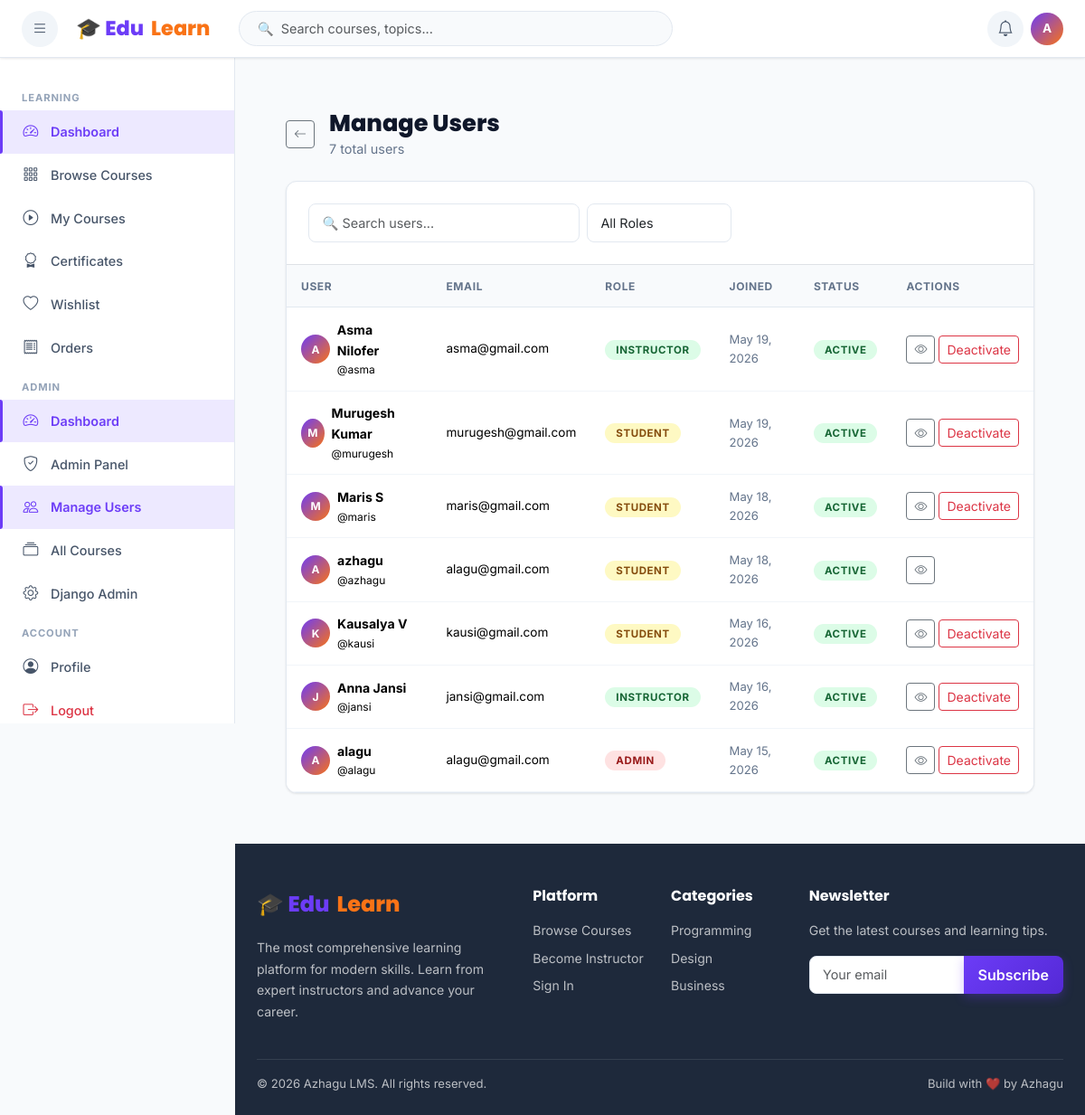
Page /dashboard/manage-users/ (signed in) on the committed database.
### accounts/models.py (models this page shows, shortened)
class CustomUser(AbstractUser):
    ROLE_CHOICES = [('student','Student'),('instructor','Instructor'),('admin','Admin')]
    role = models.CharField(max_length=20, choices=ROLE_CHOICES, default='student')
    bio = models.TextField(blank=True)
    avatar = models.ImageField(upload_to='avatars/', blank=True, null=True)
    phone = models.CharField(max_length=20, blank=True)
    website = models.URLField(blank=True)
    linkedin = models.URLField(blank=True)
    is_email_verified = models.BooleanField(default=False)
    created_at = models.DateTimeField(auto_now_add=True)
    updated_at = models.DateTimeField(auto_now=True)
    def is_student(self): return self.role == 'student'
    def is_instructor(self): return self.role == 'instructor'
    def is_admin_user(self): return self.role == 'admin' or self.is_staff

### dashboard/views.py (the view)
# urls.py: path('manage-users/', views.manage_users, name='manage_users'),
@login_required
def manage_users(request):
    if not request.user.is_admin_user():
        messages.error(request, 'Access denied.')
        return redirect('home')
    from accounts.models import CustomUser
    users = CustomUser.objects.all().order_by('-date_joined')
    return render(request, 'dashboard/manage_users.html', {'users': users})

### lms_project/context_processors.py (called while the page is built)
def notifications(request):
    context = {'notifications': [], 'unread_count': 0}
    if request.user.is_authenticated:
        try:
            from courses.models import Notification
            notifs = Notification.objects.filter(user=request.user).order_by('-created_at')[:10]
            context['notifications'] = notifs
            context['unread_count'] = notifs.filter(is_read=False).count()
        except Exception:
            pass
    return context

### templates/dashboard/manage_users.html (shortened to what this page needs)
{% extends 'base.html' %}
{% block content %}
<div class="container-fluid px-4 py-4">
  <div class="d-flex align-items-center gap-3 mb-4">
    <a href="/dashboard/admin/" class="btn btn-outline-secondary btn-sm"><i class="bi bi-arrow-left"></i></a>
    <div><h1 class="page-title mb-0">Manage Users</h1><p class="page-subtitle mb-0">{{ users.count }} total users</p></div>
  </div>
  <div class="card">
    <div class="p-4 border-bottom d-flex flex-wrap gap-2 align-items-center">
      <input type="text" class="form-control" style="max-width:300px;" placeholder="🔍 Search users..." id="userSearch" onkeyup="filterUsers()">
      <select class="form-select" style="max-width:160px;" id="roleFilter" onchange="filterUsers()">
        <option value="">All Roles</option>
      </select>
    </div>
    <div class="table-responsive">
      <table class="table table-modern mb-0" id="usersTable">
        <thead><tr><th>User</th><th>Email</th><th>Role</th><th>Joined</th><th>Status</th><th>Actions</th></tr></thead>
        <tbody>
          {% for u in users %}
          <tr data-name="{{ u.get_full_name|lower }} {{ u.username|lower }}" data-role="{{ u.role }}">
            <td>
              <div class="d-flex align-items-center gap-2">
                <div class="user-avatar-placeholder" style="width:32px;height:32px;font-size:.75rem;">{{ u.username|first|upper }}</div>
                <div>
                  <div class="fw-bold" style="font-size:.88rem;">{{ u.get_full_name|default:u.username }}</div>
                  <div style="font-size:.75rem;color:var(--gray-500);">@{{ u.username }}</div>
                </div>
              </div>
            </td>
            <td style="font-size:.85rem;">{{ u.email }}</td>
            <td>
              <span class="badge-status {% if u.role == 'admin' %}badge-rejected{% elif u.role == 'instructor' %}badge-published{% else %}badge-pending{% endif %}">{{ u.role|capfirst }}</span>
            </td>
            <td style="font-size:.82rem;color:var(--gray-600);">{{ u.date_joined|date:"M d, Y" }}</td>
            <td>
              {% if u.is_active %}<span class="badge-status badge-published">Active</span>
              {% else %}<span class="badge-status badge-rejected">Inactive</span>{% endif %}
            </td>
            <td>
              <div class="d-flex gap-1">
                <a href="/accounts/profile/{{ u.username }}/" class="btn btn-sm btn-outline-secondary"><i class="bi bi-eye"></i></a>
                {% if u != request.user %}
                <button onclick="toggleUserStatus({{ u.id }}, this)" class="btn btn-sm {% if u.is_active %}btn-outline-danger{% else %}btn-outline-success{% endif %}">
                  {{ u.is_active|yesno:"Deactivate,Activate" }}
                </button>
                {% endif %}
              </div>
            </td>
          </tr>
          {% endfor %}
        </tbody>
      </table>
    </div>
  </div>
</div>
{% endblock %}

### templates/base.html (shortened to what this page needs)
<!DOCTYPE html>
<html lang="en">
<head>
  <link href="https://cdn.jsdelivr.net/npm/bootstrap@5.3.2/dist/css/bootstrap.min.css" rel="stylesheet">
  <link href="https://cdn.jsdelivr.net/npm/bootstrap-icons@1.11.3/font/bootstrap-icons.css" rel="stylesheet">
  {% load static %}
  <link href="{% static 'css/style.css' %}" rel="stylesheet">
</head>
<body>
{% if user.is_authenticated %}
<nav class="lms-navbar">
  <button class="nav-icon-btn me-1" id="sidebarToggle" title="Toggle sidebar">
    <i class="bi bi-list"></i>
  </button>
  <a class="navbar-brand-logo" href="/">🎓 Edu<span>Learn</span></a>
  <div class="navbar-search d-none d-md-block ms-3">
    <input type="text" class="form-control" id="navSearchInput" placeholder="🔍  Search courses, topics...">
  </div>
  <div class="ms-auto d-flex align-items-center gap-2">
    <div class="dropdown">
      <button class="nav-icon-btn" data-bs-toggle="dropdown" aria-expanded="false">
        <i class="bi bi-bell"></i>
      </button>
    </div>
    <div class="dropdown">
      <div data-bs-toggle="dropdown" aria-expanded="false" style="cursor:pointer;">
        {% if user.avatar %}
        <img src="{{ user.avatar.url }}" class="user-avatar-sm" alt="{{ user.username }}">
        {% else %}
        <div class="user-avatar-placeholder">{{ user.username|first|upper }}</div>
        {% endif %}
      </div>
    </div>
  </div>
</nav>
<div class="lms-sidebar" id="lmsSidebar">
  {% if user.is_student %}
  <div class="sidebar-section-label">Learning</div>
  <a class="sidebar-nav-item" href="/dashboard/"><i class="bi bi-speedometer2"></i> Dashboard</a>
  <a class="sidebar-nav-item" href="/courses/"><i class="bi bi-grid-3x3-gap"></i> Browse Courses</a>
  <a class="sidebar-nav-item" href="/dashboard/student/"><i class="bi bi-play-circle"></i> My Courses</a>
  <a class="sidebar-nav-item" href="/certificates/"><i class="bi bi-award"></i> Certificates</a>
  <a class="sidebar-nav-item" href="/courses/wishlist/"><i class="bi bi-heart"></i> Wishlist</a>
  <a class="sidebar-nav-item" href="/payments/history/"><i class="bi bi-receipt"></i> Orders</a>
  {% endif %}
  {% if user.is_admin_user %}
  <div class="sidebar-section-label">Admin</div>
  <a class="sidebar-nav-item" href="/dashboard/"><i class="bi bi-speedometer2"></i> Dashboard</a>
  <a class="sidebar-nav-item" href="/dashboard/admin/"><i class="bi bi-shield-check"></i> Admin Panel</a>
  <a class="sidebar-nav-item" href="/dashboard/manage-users/"><i class="bi bi-people"></i> Manage Users</a>
  <a class="sidebar-nav-item" href="/courses/"><i class="bi bi-collection"></i> All Courses</a>
  <a class="sidebar-nav-item" href="/admin/"><i class="bi bi-gear"></i> Django Admin</a>
  {% endif %}
  <div class="sidebar-section-label">Account</div>
  <a class="sidebar-nav-item" href="/accounts/profile/"><i class="bi bi-person-circle"></i> Profile</a>
  <a class="sidebar-nav-item text-danger" href="/accounts/logout/"><i class="bi bi-box-arrow-right"></i> Logout</a>
</div>
<main class="lms-main {% block main_class %}{% endblock %}">
{% endif %}
{% block content %}{% endblock %}
</main>
{% block show_footer %}
<footer style="background:var(--gray-900);color:rgba(255,255,255,.7);padding:3rem 0 1.5rem;margin-left:{% if user.is_authenticated %}var(--sidebar-w){% else %}0{% endif %};" class="footer-section">
  <div class="container-fluid px-4">
    <div class="row g-4 mb-4">
      <div class="col-lg-4">
        <div class="navbar-brand-logo mb-3" style="font-size:1.5rem;">🎓 Edu<span>Learn</span></div>
        <p style="font-size:.88rem;line-height:1.7;">The most comprehensive learning platform for modern skills. Learn from expert instructors and advance your career.</p>
      </div>
      <div class="col-lg-2 col-md-4">
        <h6 class="text-white fw-bold mb-3">Platform</h6>
        <ul class="list-unstyled" style="font-size:.88rem;">
          <li class="mb-2"><a href="/courses/" class="text-decoration-none" style="color:inherit;">Browse Courses</a></li>
          <li class="mb-2"><a href="/accounts/register/" class="text-decoration-none" style="color:inherit;">Become Instructor</a></li>
          <li class="mb-2"><a href="/accounts/login/" class="text-decoration-none" style="color:inherit;">Sign In</a></li>
        </ul>
      </div>
      <div class="col-lg-2 col-md-4">
        <h6 class="text-white fw-bold mb-3">Categories</h6>
        <ul class="list-unstyled" style="font-size:.88rem;">
          <li class="mb-2"><a href="/courses/?category=programming" class="text-decoration-none" style="color:inherit;">Programming</a></li>
          <li class="mb-2"><a href="/courses/?category=design" class="text-decoration-none" style="color:inherit;">Design</a></li>
          <li class="mb-2"><a href="/courses/?category=business" class="text-decoration-none" style="color:inherit;">Business</a></li>
        </ul>
      </div>
      <div class="col-lg-4 col-md-4">
        <h6 class="text-white fw-bold mb-3">Newsletter</h6>
        <p style="font-size:.88rem;">Get the latest courses and learning tips.</p>
        <div class="input-group mt-2">
          <input type="email" class="form-control" placeholder="Your email" style="border-radius:8px 0 0 8px;">
          <button class="btn btn-primary px-3" style="border-radius:0 8px 8px 0;">Subscribe</button>
        </div>
      </div>
    </div>
    <div class="border-top pt-3 d-flex flex-wrap justify-content-between align-items-center gap-2" style="border-color:rgba(255,255,255,.1)!important;font-size:.82rem;">
      <span>© 2026 Azhagu LMS. All rights reserved.</span>
      <span>Build with ❤️ by Azhagu</a></span>
    </div>
  </div>
</footer>
{% endblock %}
{% load static %}
</body>
</html>

### rows in the picture
CustomUser: username|first "A", get_full_name "azhagu", username "azhagu", email "alagu@gmail.com", role "STUDENT", date_joined "May 18, 2026", is_active "ACTIVE"
CustomUser: username|first "A", get_full_name "Asma Nilofer", username "asma", email "asma@gmail.com", role "INSTRUCTOR", date_joined "May 19, 2026", shows "ACTIVE", is_active "Deactivate"
CustomUser: username|first "M", get_full_name "Murugesh Kumar", username "murugesh", email "murugesh@gmail.com", role "STUDENT", date_joined "May 19, 2026", shows "ACTIVE", is_active "Deactivate"
CustomUser: username|first "M", get_full_name "Maris S", username "maris", email "maris@gmail.com", role "STUDENT", date_joined "May 18, 2026", shows "ACTIVE", is_active "Deactivate"
CustomUser: username|first "K", get_full_name "Kausalya V", username "kausi", email "kausi@gmail.com", role "STUDENT", date_joined "May 16, 2026", shows "ACTIVE", is_active "Deactivate"
CustomUser: username|first "J", get_full_name "Anna Jansi", username "jansi", email "jansi@gmail.com", role "INSTRUCTOR", date_joined "May 16, 2026", shows "ACTIVE", is_active "Deactivate"
CustomUser: username|first "A", get_full_name "alagu", username "alagu", email "alagu@gmail.com", role "ADMIN", date_joined "May 15, 2026", shows "ACTIVE", is_active "Deactivate"

### other values in the picture
{{ users.count }} "7"
